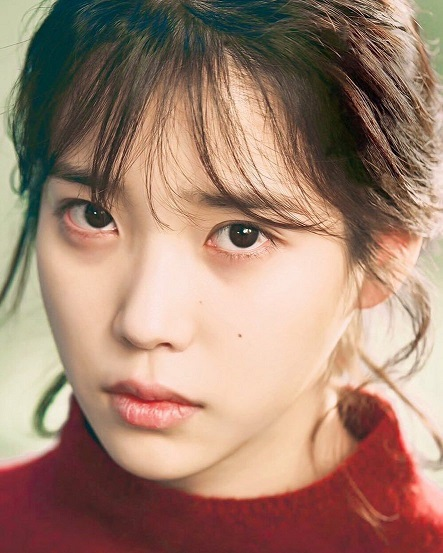
//> input picture python/수업자료/images/iu.jpg, 443 x 553 px
$ ./3-7   (built with g++ and OpenCV 4)
//> lines starting //> are read from the running program, lines starting //| are printed output that depends on the picture
#include <opencv2/opencv.hpp>
#include <iostream>

using namespace cv;
using namespace std;


int main()
{
    Mat img_color = imread("iu.jpg", IMREAD_COLOR);
//> img_color is the input picture: 553 rows x 443 cols, CV_8UC3; mean B, G, R 112.8, 130.3, 162.6


    int height = img_color.rows;
//> height = 553
    int width = img_color.cols;
//> width = 443


    Mat img_gray(height, width, CV_8UC1);


    for (int y = 0; y < height; y++) {

        uchar* pointer_input = img_color.ptr<uchar>(y);
        uchar* pointer_ouput = img_gray.ptr<uchar>(y);
        for (int x = 0; x < width; x++) {

            uchar b = pointer_input[x * 3 + 0];
            uchar g = pointer_input[x * 3 + 1];
            uchar r = pointer_input[x * 3 + 2];

            pointer_ouput[x] = r * 0.2126 + g * 0.7152 + b * 0.0722;
        }
    }
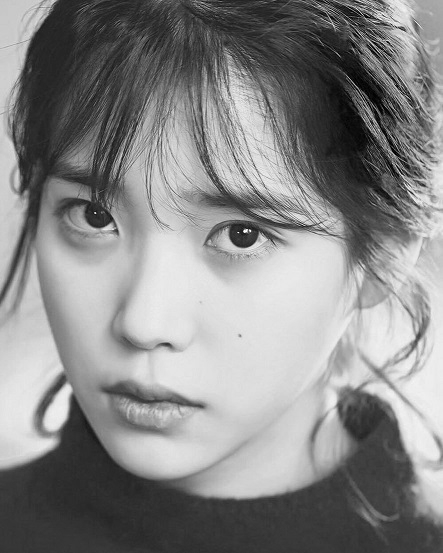
//> img_gray: 553 rows x 443 cols, CV_8UC1; min 0, max 253, mean 135.4


    Mat img_result;
    cvtColor(img_gray, img_result, COLOR_GRAY2BGR);


    for (int y = 150; y < 200; y++) {

        uchar* pointer_input = img_result.ptr<uchar>(y);
        for (int x = 200; x < 250; x++) {

            pointer_input[x * 3 + 0] = 0;
            pointer_input[x * 3 + 1] = 255;
            pointer_input[x * 3 + 2] = 0;
        }
    }
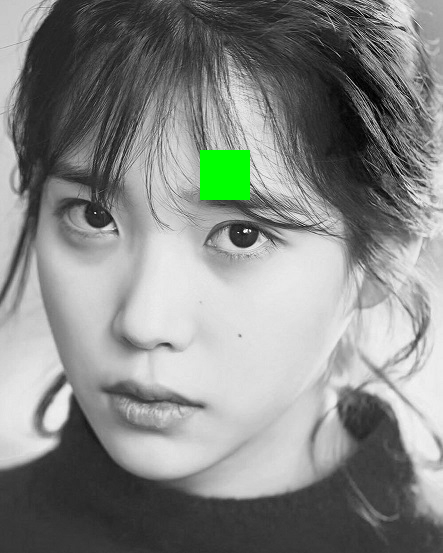
//> img_result: 553 rows x 443 cols, CV_8UC3; mean B, G, R 133.8, 136.4, 133.8


    imshow("color", img_color);
    imshow("result", img_result);

    waitKey(0);


    return 0;
}
